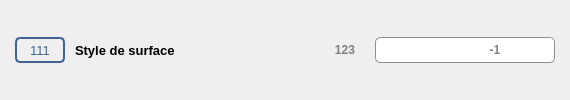
    <widget class="QWidget" name="line_style" native="true">
     <property name="minimumSize">
      <size>
       <width>0</width>
       <height>40</height>
      </size>
     </property>
     <property name="focusPolicy">
      <enum>Qt::ClickFocus</enum>
     </property>
     <layout class="QHBoxLayout" name="horizontalLayout_7">
      <property name="spacing">
       <number>10</number>
      </property>
      <property name="leftMargin">
       <number>15</number>
      </property>
      <property name="topMargin">
       <number>7</number>
      </property>
      <property name="rightMargin">
       <number>15</number>
      </property>
      <property name="bottomMargin">
       <number>7</number>
      </property>
      <item>
       <widget class="QLabel" name="num_attr_style">
        <property name="minimumSize">
         <size>
          <width>50</width>
          <height>26</height>
         </size>
        </property>
        <property name="maximumSize">
         <size>
          <width>50</width>
          <height>26</height>
         </size>
        </property>
        <property name="font">
         <font>
          <family>Segoe UI</family>
          <pointsize>10</pointsize>
         </font>
        </property>
        <property name="toolTip">
         <string>Attribut Allplan</string>
        </property>
        <property name="styleSheet">
         <string notr="true">QLabel{border: 2px solid #416596; border-radius: 5px; color: #416596; }</string>
        </property>
        <property name="text">
         <string notr="true">111</string>
        </property>
        <property name="alignment">
         <set>Qt::AlignCenter</set>
        </property>
       </widget>
      </item>
      <item>
       <widget class="QLabel" name="titre_style">
        <property name="minimumSize">
         <size>
          <width>240</width>
          <height>26</height>
         </size>
        </property>
        <property name="maximumSize">
         <size>
          <width>240</width>
          <height>26</height>
         </size>
        </property>
        <property name="font">
         <font>
          <family>Segoe UI</family>
          <pointsize>10</pointsize>
          <weight>75</weight>
          <bold>true</bold>
         </font>
        </property>
        <property name="text">
         <string>Style de surface</string>
        </property>
       </widget>
      </item>
      <item>
       <widget class="QLabel" name="bt_type_style">
        <property name="minimumSize">
         <size>
          <width>40</width>
          <height>26</height>
         </size>
        </property>
        <property name="maximumSize">
         <size>
          <width>40</width>
          <height>26</height>
         </size>
        </property>
        <property name="font">
         <font>
          <family>Segoe UI</family>
          <pointsize>9</pointsize>
          <weight>75</weight>
          <bold>true</bold>
         </font>
        </property>
        <property name="toolTip">
         <string>Nombre entier</string>
        </property>
        <property name="styleSheet">
         <string notr="true">QLabel{color: grey; }</string>
        </property>
        <property name="text">
         <string notr="true">123</string>
        </property>
        <property name="alignment">
         <set>Qt::AlignCenter</set>
        </property>
       </widget>
      </item>
      <item>
       <widget class="QWidget" name="style_widget" native="true">
        <layout class="QHBoxLayout" name="style_layer">
         <property name="spacing">
          <number>0</number>
         </property>
         <property name="leftMargin">
          <number>0</number>
         </property>
         <property name="topMargin">
          <number>0</number>
         </property>
         <property name="rightMargin">
          <number>0</number>
         </property>
         <property name="bottomMargin">
          <number>0</number>
         </property>
         <item>
          <widget class="QComboBox" name="style">
           <property name="minimumSize">
            <size>
             <width>100</width>
             <height>26</height>
            </size>
           </property>
           <property name="maximumSize">
            <size>
             <width>16777215</width>
             <height>26</height>
            </size>
           </property>
           <property name="font">
            <font>
             <family>Segoe UI</family>
             <pointsize>10</pointsize>
            </font>
           </property>
           <property name="focusPolicy">
            <enum>Qt::StrongFocus</enum>
           </property>
           <property name="styleSheet">
            <string notr="true">QComboBox { border: 1px solid #8f8f91; border-right-width: 0px; padding-right: 1px; border-top-left-radius:5px; border-bottom-left-radius:5px; padding-left: 5px; }
QComboBox::drop-down{width: 27px; padding-left: 1px; padding-right: 1px; background-color: #FFFFFF; }
QComboBox::drop-down:hover{border: 1px solid #8f8f91; border-top-width: 0px; border-bottom-width: 0px; padding: 0px; background-color: qlineargradient(spread:pad, x1:0, y1:0, x2:0, y2:1, stop:0 #F8F8F8, stop:1 #8FADCC); }
QComboBox::drop-down:pressed{border: 1px solid #8f8f91; border-top-width: 0px; border-bottom-width: 0px; padding: 0px; background-color: qlineargradient(spread:pad, x1:0, y1:0, x2:0, y2:1, stop:0 #8FADCC, stop:1 #F8F8F8); }
QComboBox::down-arrow {image: url(:/Images/spin_down.svg); width: 12px; height: 12px; }
QComboBox QAbstractItemView{background-color:#FFFFFF; }
QFontComboBox QAbstractItemView::item:hover {background: #BAD0E7; }</string>
           </property>
           <property name="editable">
            <bool>true</bool>
           </property>
           <property name="sizeAdjustPolicy">
            <enum>QComboBox::AdjustToMinimumContentsLengthWithIcon</enum>
           </property>
          </widget>
         </item>
         <item>
          <widget class="QLabel" name="numero_style">
           <property name="minimumSize">
            <size>
             <width>40</width>
             <height>26</height>
            </size>
           </property>
           <property name="maximumSize">
            <size>
             <width>40</width>
             <height>26</height>
            </size>
           </property>
           <property name="font">
            <font>
             <family>Segoe UI</family>
             <pointsize>9</pointsize>
             <weight>75</weight>
             <bold>true</bold>
            </font>
           </property>
           <property name="toolTip">
            <string>Index de l'élément choisi</string>
           </property>
           <property name="styleSheet">
            <string notr="true">QLabel{border: 1px solid #8f8f91; border-left-width: 0px; padding-left: 1px; border-right-width: 0px; padding-right: 1px; color: grey; background-color:#FFFFFF; }</string>
           </property>
           <property name="text">
            <string notr="true">-1</string>
           </property>
           <property name="alignment">
            <set>Qt::AlignCenter</set>
           </property>
          </widget>
         </item>
         <item>
          <widget class="QPushButton" name="bt_option">
           <property name="minimumSize">
            <size>
             <width>40</width>
             <height>26</height>
            </size>
           </property>
           <property name="maximumSize">
            <size>
             <width>40</width>
             <height>26</height>
            </size>
           </property>
           <property name="font">
            <font>
             <family>Segoe UI</family>
             <pointsize>10</pointsize>
            </font>
           </property>
           <property name="toolTip">
            <string>Ouvrir l'aide</string>
           </property>
           <property name="styleSheet">
            <string notr="true">QPushButton{border: 1px solid #8f8f91; border-left-width: 0px; padding-left: 1px;  border-top-right-radius: 5px ; border-bottom-right-radius: 5px; background-color:#FFFFFF; }
QPushButton:hover{border-left-width: 1px; padding: 0px; background-color: qlineargradient(spread:pad, x1:0, y1:0, x2:0, y2:1, stop:0 #F8F8F8, stop:1 #8FADCC); }
QPushButton:pressed{border-left-width: 1px; padding: 0px; background-color: qlineargradient(spread:pad, x1:0, y1:0, x2:0, y2:1, stop:0 #8FADCC, stop:1 #F8F8F8); }</string>
           </property>
           <property name="icon">
            <iconset resource="../icones/icons.qrc">
             <normaloff>:/Images/style.svg</normaloff>:/Images/style.svg</iconset>
           </property>
           <property name="iconSize">
            <size>
             <width>16</width>
             <height>16</height>
            </size>
           </property>
           <property name="flat">
            <bool>true</bool>
           </property>
          </widget>
         </item>
        </layout>
       </widget>
      </item>
     </layout>
    </widget>
